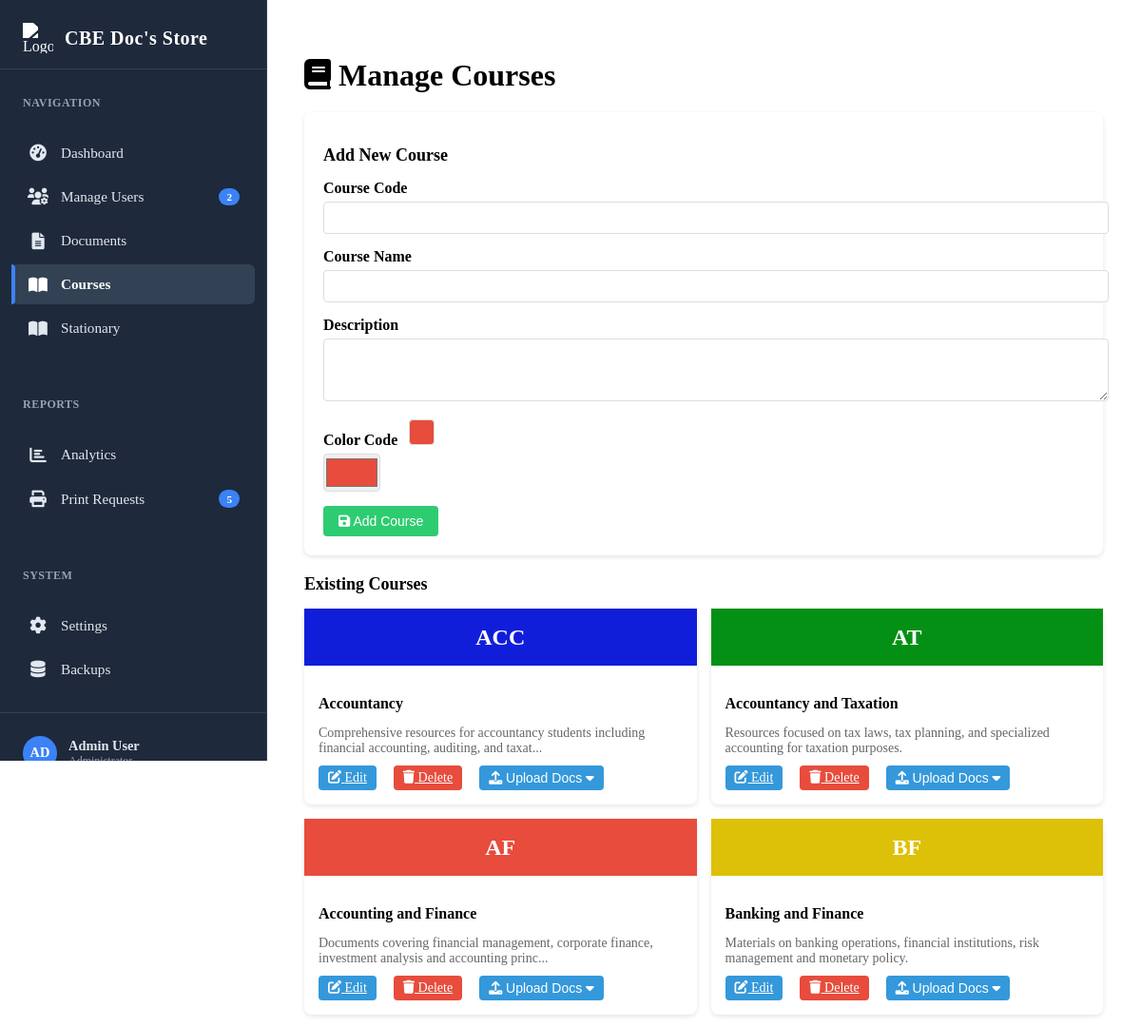
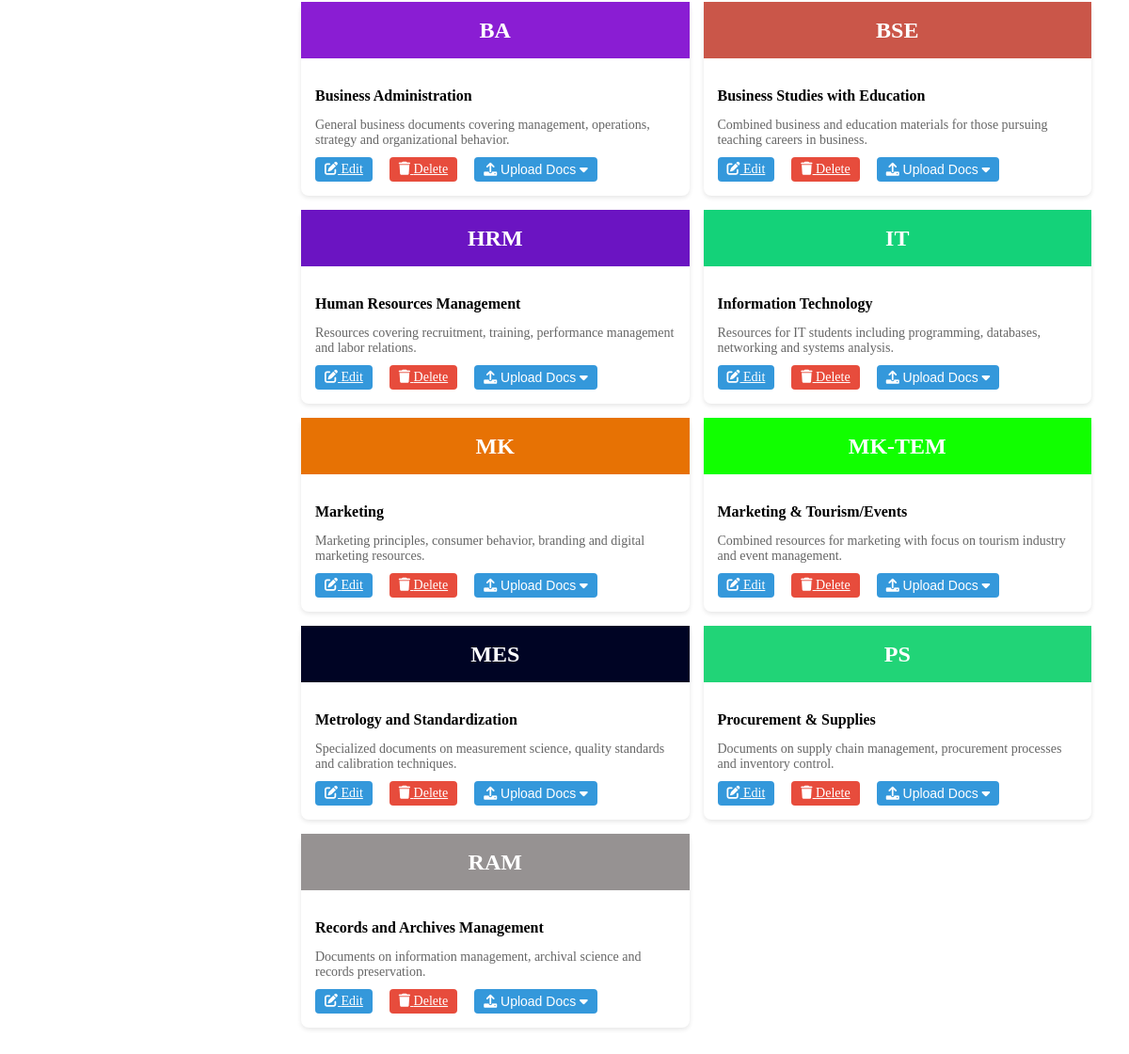
The page /admin/manage_courses.php on the database its author committed (2 pictures, top to bottom).
### tables this page shows
CREATE TABLE `courses` (
  `course_id` int(11) NOT NULL,
  `course_code` varchar(10) NOT NULL,
  `course_name` varchar(100) NOT NULL,
  `description` text NOT NULL,
  `color_code` varchar(7) NOT NULL DEFAULT '#e74c3c',
  `created_at` datetime NOT NULL DEFAULT current_timestamp(),
  `updated_at` datetime NOT NULL DEFAULT current_timestamp() ON UPDATE current_timestamp()
);

### admin/manage_courses.php (the view, shortened to what this page needs)
<?php
include("../connection.php");
$courses = [];
$sql = "SELECT * FROM courses ORDER BY course_name";
$result = $conn->query($sql);
if ($result->num_rows > 0) {
    $courses = $result->fetch_all(MYSQLI_ASSOC);
}
?>
<!DOCTYPE html>
<html lang="en">
<head>
    <link rel="stylesheet" href="https://cdnjs.cloudflare.com/ajax/libs/font-awesome/6.0.0-beta3/css/all.min.css">
</head>
<body>
    <?php include('sidebar.php'); ?>
    <main class="main-content">
        <h1 style="margin-bottom: 20px;"><i class="fas fa-book"></i> Manage Courses</h1>
        <div class="form-container">
            <h2 style="margin-bottom: 15px; font-size: 18px;"><?php echo isset($_GET['edit']) ? 'Edit Course' : 'Add New Course'; ?></h2>
            <form method="POST">
                <?php
                $edit_course = null;
                ?>
                <div class="form-group">
                    <label for="course_code">Course Code</label>
                    <input type="text" id="course_code" name="course_code" class="form-control"
                           value="<?php echo $edit_course ? $edit_course['course_code'] : ''; ?>" required>
                </div>
                <div class="form-group">
                    <label for="course_name">Course Name</label>
                    <input type="text" id="course_name" name="course_name" class="form-control"
                           value="<?php echo $edit_course ? $edit_course['course_name'] : ''; ?>" required>
                </div>
                <div class="form-group">
                    <label for="description">Description</label>
                    <textarea id="description" name="description" class="form-control" rows="3" required><?php echo $edit_course ? $edit_course['description'] : ''; ?></textarea>
                </div>
                <div class="form-group">
                    <label for="color_code">Color Code <span class="color-preview" id="colorPreview" style="background-color: <?php echo $edit_course ? $edit_course['color_code'] : '#e74c3c'; ?>"></span></label>
                    <input type="color" id="color_code" name="color_code" class="form-control" style="height: 40px; width: 60px; padding: 0;"
                           value="<?php echo $edit_course ? $edit_course['color_code'] : '#e74c3c'; ?>" required>
                </div>
                <button type="submit" name="<?php echo $edit_course ? 'update_course' : 'add_course'; ?>" class="btn btn-success">
                    <i class="fas fa-save"></i> <?php echo $edit_course ? 'Update' : 'Add Course'; ?>
                </button>
            </form>
        </div>
        <h2 style="margin-bottom: 15px; font-size: 18px;">Existing Courses</h2>
        <div class="courses-grid">
            <?php foreach ($courses as $course): ?>
                <div class="course-card">
                    <div class="course-img" style="background-color: <?php echo $course['color_code']; ?>">
                        <?php echo $course['course_code']; ?>
                    </div>
                    <div class="course-info">
                        <h3><?php echo $course['course_name']; ?></h3>
                        <p><?php echo substr($course['description'], 0, 100); ?><?php echo strlen($course['description']) > 100 ? '...' : ''; ?></p>
                        <div class="course-actions">
                            <a href="manage_courses.php?edit=<?php echo $course['course_id']; ?>" class="btn" style="padding: 5px 10px;">
                                <i class="fas fa-edit"></i> Edit
                            </a>
                            <a href="manage_courses.php?delete=<?php echo $course['course_id']; ?>" class="btn btn-danger" style="padding: 5px 10px;" onclick="return confirm('Are you sure you want to delete this course?');">
                                <i class="fas fa-trash"></i> Delete
                            </a>
                                <div class="dropdown" style="position: relative;">
                                    <button onclick="toggleDropdown(this)" class="btn" style="padding: 5px 10px;">
                                        <i class="fas fa-upload"></i> Upload Docs <i class="fas fa-caret-down"></i>
                                    </button>
                                </div>
                        </div>
                    </div>
                </div>
            <?php endforeach; ?>
        </div>
    </main>
</body>
</html>

### admin/manage_courses.php (style rules this page uses)
:root { --primary-color: #2c3e50; --secondary-color: #3498db; --accent-color: #e74c3c; --light-color: #ecf0f1; --dark-color: #2c3e50; --success-color: #2ecc71; --warning-color: #f39c12; --error-color: #e74c3c; --sidebar-width: 280px; }
.main-content { flex: 1; margin-left: var(--sidebar-width); padding: 2rem; }
.form-container { background-color: white; border-radius: 8px; padding: 20px; box-shadow: 0 2px 5px rgba(0,0,0,0.1); margin-bottom: 20px; }
.form-group { margin-bottom: 15px; }
.form-group label { display: block; margin-bottom: 5px; font-weight: 600; }
.form-control { width: 100%; padding: 8px 12px; border: 1px solid #ddd; border-radius: 4px; font-size: 14px; }
.btn { display: inline-block; padding: 8px 16px; background-color: var(--secondary-color); color: white; border: none; border-radius: 4px; cursor: pointer; font-size: 14px; margin-right: 10px; }
.btn-success { background-color: var(--success-color); }
.btn-danger { background-color: var(--error-color); }
.courses-grid { display: grid; grid-template-columns: repeat(auto-fill, minmax(280px, 1fr)); gap: 15px; }
.course-card { background-color: white; border-radius: 8px; overflow: hidden; box-shadow: 0 2px 5px rgba(0,0,0,0.1); position: relative; overflow: visible !important; }
.course-img { height: 60px; display: flex; align-items: center; justify-content: center; color: white; font-size: 24px; font-weight: bold; }
.course-info { padding: 15px; position: relative; z-index: 1; }
.course-info h3 { margin-bottom: 5px; font-size: 16px; }
.course-info p { color: #666; font-size: 14px; margin-bottom: 10px; }
.course-actions { display: flex; gap: 8px; }
.color-preview { width: 25px; height: 25px; border-radius: 4px; display: inline-block; margin-left: 8px; border: 1px solid #ddd; }
.dropdown { position: relative; display: inline-block; }

### admin/sidebar.php (style rules this page uses)
:root { --sidebar-bg: #1e293b; --sidebar-active-bg: #334155; --sidebar-text: #e2e8f0; --sidebar-active-text: #ffffff; --sidebar-hover: #2c3e50; --sidebar-accent: #3b82f6; --sidebar-border: #334155; --sidebar-icon-size: 1.1rem; --sidebar-transition: all 0.3s cubic-bezier(0.4, 0, 0.2, 1); }

### rows shown on the page
courses: course_code "ACC", course_name "Accountancy", description "Comprehensive resources for accountancy students including financial accounting, auditing, and taxat"
courses: course_code "AT", course_name "Accountancy and Taxation", description "Resources focused on tax laws, tax planning, and specialized accounting for taxation purposes."
courses: course_code "AF", course_name "Accounting and Finance", description "Documents covering financial management, corporate finance, investment analysis and accounting princ"
courses: course_code "BF", course_name "Banking and Finance", description "Materials on banking operations, financial institutions, risk management and monetary policy."
courses: course_code "BA", course_name "Business Administration", description "General business documents covering management, operations, strategy and organizational behavior."
courses: course_code "BSE", course_name "Business Studies with Education", description "Combined business and education materials for those pursuing teaching careers in business."
courses: course_code "HRM", course_name "Human Resources Management", description "Resources covering recruitment, training, performance management and labor relations."
courses: course_code "IT", course_name "Information Technology", description "Resources for IT students including programming, databases, networking and systems analysis."
courses: course_code "MK", course_name "Marketing", description "Marketing principles, consumer behavior, branding and digital marketing resources."
courses: course_code "MK-TEM", course_name "Marketing & Tourism/Events", description "Combined resources for marketing with focus on tourism industry and event management."
courses: course_code "MES", course_name "Metrology and Standardization", description "Specialized documents on measurement science, quality standards and calibration techniques."
courses: course_code "PS", course_name "Procurement & Supplies", description "Documents on supply chain management, procurement processes and inventory control."
courses: course_code "RAM", course_name "Records and Archives Management", description "Documents on information management, archival science and records preservation."

### other values the page prints
$total_users_count "2"
$pending_print_count "5"
substr($_SESSION['stationary_admin_name'] ?? 'AD', 0, 2) "AD"
$_SESSION['stationary_admin_name'] "Admin User"
